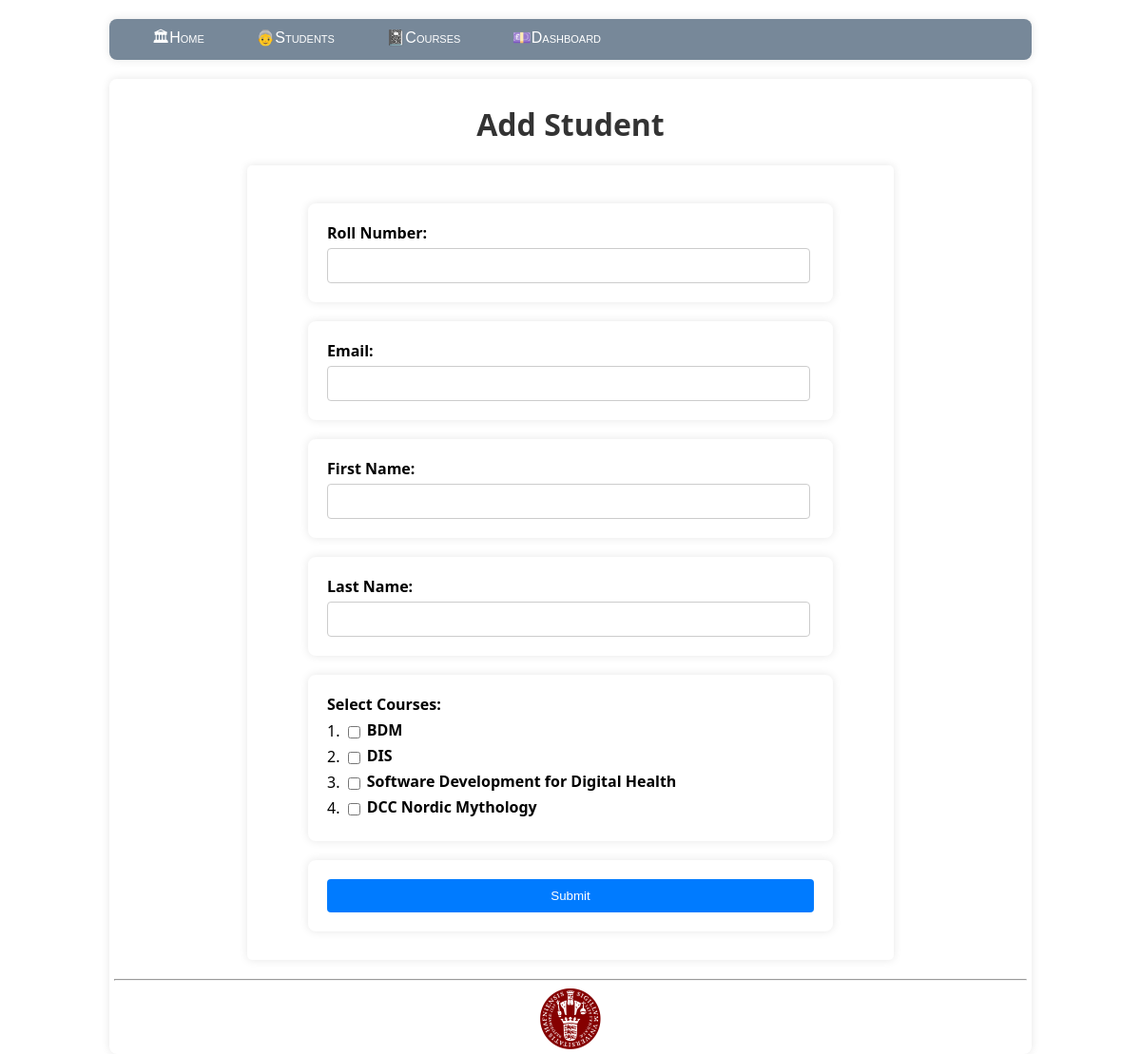
Screenshot of /student/create with the database file from the repository.
### model.py (models this page shows)
class Course(db.Model):
    __tablename__='course'
    course_id=db.Column(db.Integer,primary_key=True,autoincrement=True)
    course_code=db.Column(db.String,unique=True,nullable=False)
    course_name=db.Column(db.String,nullable=False)
    course_description=db.Column(db.String)

### app.py (the view)
@app.route('/student/create',methods=['GET','POST'])
def add_student():
    if request.method=="POST":
        roll=request.form.get('roll')
        email=request.form.get('email')
        fname=request.form.get('f_name')
        lname=request.form.get('l_name')
        courses=request.form.getlist('courses')
        r=Student.query.filter_by(roll_number=roll).all()
        for i in r:
            if i.roll_number==roll:
                return render_template('exist.html')
        s=Student(roll_number=roll,email=email,first_name=fname,last_name=lname)
        db.session.add(s)
        db.session.commit()
        q=Student.query.filter_by(roll_number=roll).first()
        for c in courses:
            e=Enrollments(estudent_id=q.student_id,ecourse_id=c)
            db.session.add(e)
        db.session.commit()
        return redirect('/students')
    else:
        courses = Course.query.all()
        return render_template('create_student.html',courses = courses)

### templates/create_student.html (shortened to what this page needs)
{% extends "layout.html" %}
{% block content %}
<h1>Add Student</h1>
<form action="/student/create" method="POST" id="create-form">
    <div>
        <label>Roll Number:</label>
        <input type="text" name="roll" required />
    </div>
    <div>
        <label>Email:</label>
        <input type="email" name="email" pattern="[a-z0-9._%+\-]+@[a-z0-9.\-]+\.[a-z]{2,}$" />
    </div>
    <div>
        <label>First Name:</label>
        <input type="text" name="f_name" required />
    </div>
    <div>
        <label>Last Name:</label>
        <input type="text" name="l_name" />
    </div>
    <div>
        <label>Select Courses: </label>
        {% for course in courses %}
        <li class="decimal">
            <input type="checkbox" id="chkCourse" name="courses" value="{{ course.course_id }}" />
            <label for="chkCourse">{{ course.course_name }}</label>
        </li>
        {% endfor %}
    </div>
    <div>
        <input type="submit" value="Submit">
    </div>
</form>
{% endblock %}

### static/site.css (style rules this page uses)
body { background-color: rgb(f0, f0, f0); font-family: Arial, sans-serif; margin: 0; padding: 0; }
h1 { text-align: center; color: #333; }
form { max-width:640px; margin: 20px auto; padding: 20px; background-color: #fff; border-radius: 5px; box-shadow: 0 0 10px rgba(0, 0, 0, 0.1); }
form div { margin-bottom: 10px; }
li.decimal { list-style-type: decimal; }
label { font-weight: bold; margin-bottom: 5px; display: inline-block; vertical-align: middle; }
input[type="checkbox"] { vertical-align:middle; }
input[type="text"] , input[type="email"] { width: 95%; padding: 10px; border: 1px solid #ccc; border-radius: 4px; }
input[type="submit"] { width: 100%; padding: 10px; background-color: #007bff; border: none; border-radius: 4px; color: #fff; cursor: pointer; transition: background-color 0.3s; }
div { max-width: 80%; margin: 0 auto; background-color: #fff; border-radius: 8px; box-shadow: 0 0 10px rgba(0, 0, 0, 0.1); padding: 20px; margin-top: 20px; }

### rows the page displays
Course: course_name "BDM"
Course: course_name "DIS"
Course: course_name "Software Development for Digital Health"
Course: course_name "DCC Nordic Mythology"
